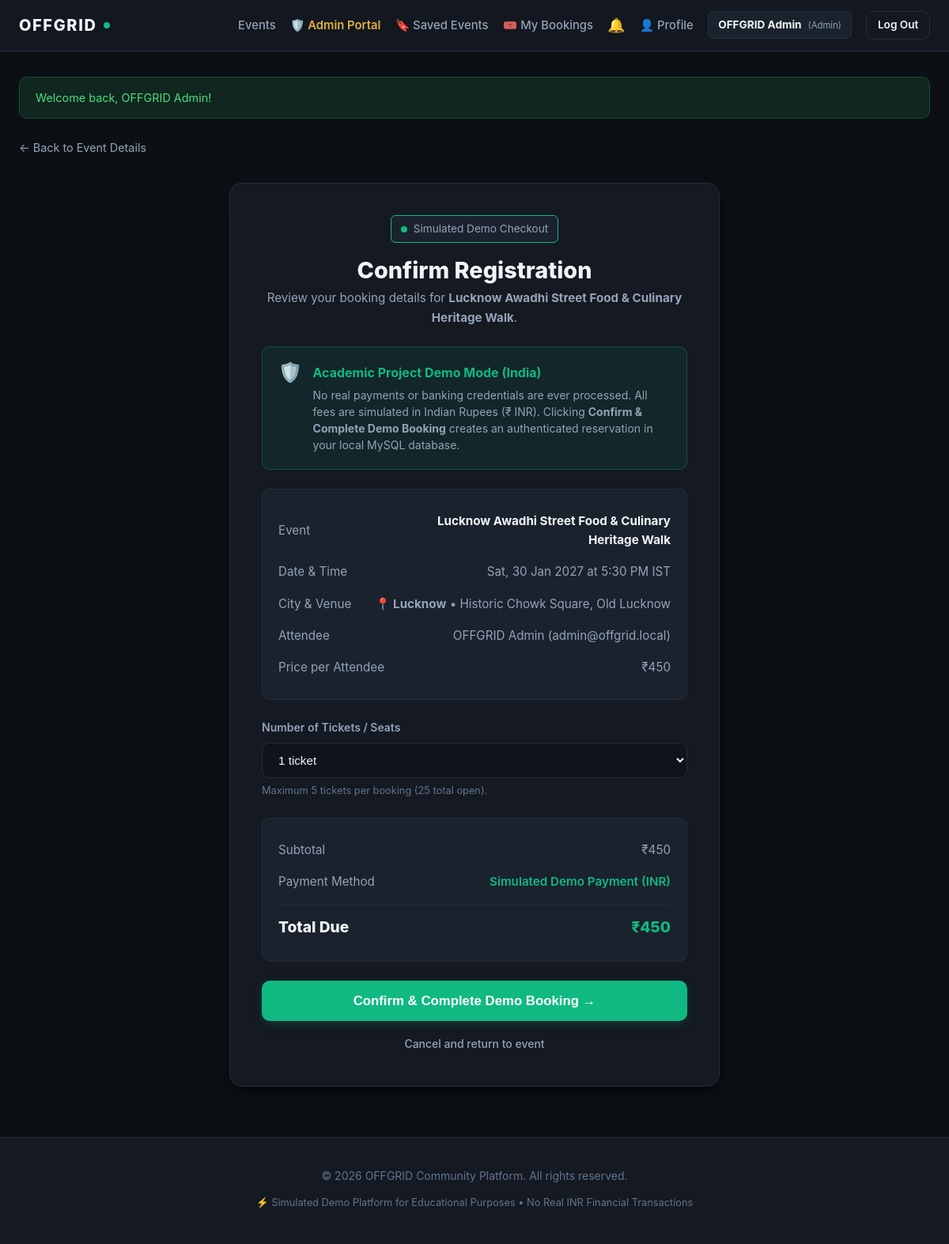
/booking.php?event_id=12 (signed in), run on the app's committed database.
### tables this page shows
CREATE TABLE `events` (
    `id` INT AUTO_INCREMENT PRIMARY KEY,
    `title` VARCHAR(200) NOT NULL,
    `category` VARCHAR(50) NOT NULL DEFAULT 'Outdoor & Adventure',
    `description` TEXT NOT NULL,
    `city` VARCHAR(100) NOT NULL DEFAULT 'All India',
    `location` VARCHAR(200) NOT NULL,
    `event_date` DATE NOT NULL,
    `event_time` TIME NOT NULL,
    `price` DECIMAL(10, 2) NOT NULL DEFAULT 0.00,
    `total_capacity` INT NOT NULL,
    `available_seats` INT NOT NULL,
    `image` VARCHAR(255) DEFAULT 'default-event.jpg',
    `status` ENUM('active', 'draft', 'completed', 'cancelled') NOT NULL DEFAULT 'active',
    `created_by` INT NULL,
    `created_at` TIMESTAMP DEFAULT CURRENT_TIMESTAMP,
    CONSTRAINT `fk_events_created_by`
        FOREIGN KEY (`created_by`) REFERENCES `users` (`id`)
        ON DELETE SET NULL
        ON UPDATE CASCADE,
    CONSTRAINT `chk_seats_non_negative`
        CHECK (`available_seats` >= 0)
);

### booking.php (the view, shortened to what this page needs)
<?php
require_once __DIR__ . '/config/db.php';
require_once __DIR__ . '/includes/functions.php';
$eventId = filter_input(INPUT_POST, 'event_id', FILTER_VALIDATE_INT)
        ?: filter_input(INPUT_GET, 'event_id', FILTER_VALIDATE_INT);
try {
    $stmt = $pdo->prepare('
        SELECT id, title, category, city, location, event_date, event_time, price, available_seats, total_capacity, status
        FROM events
        WHERE id = ?
        LIMIT 1
    ');
    $stmt->execute([$eventId]);
    $event = $stmt->fetch();
} catch (PDOException $e) {
    error_log('[OFFGRID CHECKOUT LOAD ERROR] ' . $e->getMessage());
    set_flash('error', 'Unable to load booking details.');
    redirect('index.php');
}
$maxSelectableTickets = min(5, (int)$event['available_seats']);
require_once __DIR__ . '/includes/header.php';
?>
<div class="breadcrumb-nav">
    <a href="event-details.php?id=<?= (int)$event['id'] ?>">&larr; Back to Event Details</a>
</div>
<div class="checkout-card">
    <div style="text-align: center; margin-bottom: 1.5rem;">
        <span class="user-badge" style="display: inline-flex; border-color: var(--brand-accent);">
            <span class="brand-dot"></span> Simulated Demo Checkout
        </span>
        <h1 style="font-size: 1.8rem; font-weight: 800; margin-top: 0.75rem;">Confirm Registration</h1>
        <p style="color: var(--text-secondary); font-size: 0.95rem;">
            Review your booking details for <strong><?= e($event['title']) ?></strong>.
        </p>
    </div>
    <div class="demo-payment-alert">
        <div class="alert-icon">🛡️</div>
        <div>
            <h4>Academic Project Demo Mode (India)</h4>
            <p>
                No real payments or banking credentials are ever processed. All fees are simulated in Indian Rupees (₹ INR).
                Clicking <strong>Confirm & Complete Demo Booking</strong> creates an authenticated reservation in your local MySQL database.
            </p>
        </div>
    </div>
    <form action="booking.php" method="POST" id="bookingForm">
        <div class="order-summary-box">
            <div class="order-summary-row">
                <span>Event</span>
                <strong style="color: var(--text-primary); text-align: right; max-width: 60%;"><?= e($event['title']) ?></strong>
            </div>
            <div class="order-summary-row">
                <span>Date & Time</span>
                <span><?= e(format_event_date($event['event_date'])) ?> at <?= e(format_event_time($event['event_time'])) ?></span>
            </div>
            <div class="order-summary-row">
                <span>City & Venue</span>
                <span><strong>📍 <?= e($event['city'] ?? 'India') ?></strong> &bull; <?= e($event['location']) ?></span>
            </div>
            <div class="order-summary-row">
                <span>Attendee</span>
                <span><?= e($currentUser['name']) ?> (<?= e($currentUser['email']) ?>)</span>
            </div>
            <div class="order-summary-row">
                <span>Price per Attendee</span>
                <span id="unitPriceDisplay"><?= e(format_price($event['price'])) ?></span>
            </div>
        </div>
        <div class="form-group">
            <label for="tickets_count" class="form-label">Number of Tickets / Seats</label>
            <select name="tickets_count" id="tickets_count" class="form-control" style="cursor: pointer;">
                <?php for ($i = 1; $i <= $maxSelectableTickets; $i++): ?>
                    <option value="<?= $i ?>"><?= $i ?> <?= $i === 1 ? 'ticket' : 'tickets' ?></option>
                <?php endfor; ?>
            </select>
            <small style="color: var(--text-muted); font-size: 0.8rem; display: block; margin-top: 0.35rem;">
                Maximum <?= $maxSelectableTickets ?> tickets per booking (<?= (int)$event['available_seats'] ?> total open).
            </small>
        </div>
        <div class="order-summary-box">
            <div class="order-summary-row">
                <span>Subtotal</span>
                <span id="subtotalDisplay"><?= e(format_price($event['price'])) ?></span>
            </div>
            <div class="order-summary-row">
                <span>Payment Method</span>
                <span style="color: var(--brand-accent); font-weight: 600;">Simulated Demo Payment (INR)</span>
            </div>
            <div class="order-summary-row total">
                <span>Total Due</span>
                <span id="totalDisplay" style="color: var(--brand-accent);"><?= e(format_price($event['price'])) ?></span>
            </div>
        </div>
        <button type="submit" class="btn btn-primary btn-block" style="padding: 0.9rem; font-size: 1.05rem;">
            Confirm & Complete Demo Booking &rarr;
        </button>
        <div style="text-align: center; margin-top: 1rem;">
            <a href="event-details.php?id=<?= (int)$event['id'] ?>" class="nav-link" style="font-size: 0.875rem;">
                Cancel and return to event
            </a>
        </div>
    </form>
</div>
<?php
require_once __DIR__ . '/includes/footer.php';
?>

### assets/css/style.css (style rules this page uses)
:root { --bg-main: #0c1015; --bg-surface: #141922; --bg-surface-elevated: #1a222d; --bg-input: #0f141c; --border-subtle: #242e3b; --border-focus: #10b981; --text-primary: #f1f5f9; --text-secondary: #94a3b8; --text-muted: #64748b; --brand-accent: #10b981; --brand-accent-hover: #059669; --brand-accent-glow: rgba(16, 185, 129, 0.2); --danger-color: #ef4444; --danger-bg: #2a1518; --danger-border: #521c21; --success-color: #10b981; --success-bg: #10261e; --success-border: #1c4b38; --info-color: #38bdf8; --info-bg: #0e2439; --info-border: #174261; --radius-sm: 6px; --radius-md: 10px; --radius-lg: 16px; --shadow-soft: 0 10px 25px -5px rgba(0, 0, 0, 0.5), 0 8px 10px -6px rgba(0, 0, 0, 0.5); --transition-fast: 0.2s ease-in-out; }
*, *::before, *::after { box-sizing: border-box; margin: 0; padding: 0; }
html, body { overflow-x: hidden; width: 100%; max-width: 100%; }
body { font-family: -apple-system, BlinkMacSystemFont, "Segoe UI", Roboto, "Helvetica Neue", Arial, sans-serif; background-color: var(--bg-main); color: var(--text-primary); line-height: 1.6; min-height: 100vh; display: flex; flex-direction: column; }
.brand-dot { width: 8px; height: 8px; background-color: var(--brand-accent); border-radius: 50%; display: inline-block; }
.nav-link { color: var(--text-secondary); text-decoration: none; font-size: 0.925rem; font-weight: 500; transition: color var(--transition-fast); display: inline-flex; align-items: center; gap: 0.35rem; }
.user-badge { background: var(--bg-surface-elevated); border: 1px solid var(--border-subtle); padding: 0.35rem 0.75rem; border-radius: var(--radius-sm); font-size: 0.85rem; color: var(--text-secondary); display: flex; align-items: center; gap: 0.5rem; transition: border-color var(--transition-fast); }
.form-group { margin-bottom: 1.25rem; }
.form-label { display: block; font-size: 0.875rem; font-weight: 600; color: var(--text-secondary); margin-bottom: 0.45rem; }
.form-control { width: 100%; background-color: var(--bg-input); border: 1px solid var(--border-subtle); border-radius: var(--radius-md); padding: 0.75rem 1rem; font-size: 0.95rem; color: var(--text-primary); outline: none; transition: border-color var(--transition-fast), box-shadow var(--transition-fast); }
.form-control::placeholder { color: var(--text-muted); }
.btn { display: inline-flex; align-items: center; justify-content: center; padding: 0.75rem 1.25rem; font-size: 0.95rem; font-weight: 600; border-radius: var(--radius-md); text-decoration: none; cursor: pointer; border: 1px solid transparent; transition: background-color var(--transition-fast), transform var(--transition-fast), border-color var(--transition-fast); }
.btn-primary { background-color: var(--brand-accent); color: #ffffff; box-shadow: 0 4px 12px var(--brand-accent-glow); }
.btn-block { width: 100%; }
.breadcrumb-nav { margin-bottom: 1.5rem; }
.breadcrumb-nav a { color: var(--text-secondary); text-decoration: none; font-size: 0.9rem; display: inline-flex; align-items: center; gap: 0.4rem; transition: color var(--transition-fast); }
.checkout-card { max-width: 620px; margin: 2rem auto; background: var(--bg-surface); border: 1px solid var(--border-subtle); border-radius: var(--radius-lg); padding: 2.5rem; box-shadow: var(--shadow-soft); }
.demo-payment-alert { background: rgba(16, 185, 129, 0.08); border: 1px solid rgba(16, 185, 129, 0.3); border-radius: var(--radius-md); padding: 1.25rem; margin: 1.5rem 0; display: flex; gap: 0.85rem; }
.demo-payment-alert .alert-icon { font-size: 1.5rem; line-height: 1; }
.demo-payment-alert h4 { color: var(--brand-accent); font-size: 1rem; margin-bottom: 0.25rem; }
.demo-payment-alert p { font-size: 0.875rem; color: var(--text-secondary); line-height: 1.5; }
.order-summary-box { background: var(--bg-surface-elevated); border: 1px solid var(--border-subtle); border-radius: var(--radius-md); padding: 1.25rem; margin: 1.5rem 0; }
.order-summary-row { display: flex; justify-content: space-between; align-items: center; padding: 0.5rem 0; font-size: 0.95rem; color: var(--text-secondary); }
.order-summary-row.total { border-top: 1px solid var(--border-subtle); margin-top: 0.5rem; padding-top: 0.75rem; font-size: 1.2rem; font-weight: 800; color: var(--text-primary); }

### data on the page
events: title "Lucknow Awadhi Street Food & Culinary Heritage Walk", event_date "Sat, 30 Jan 2027", event_time "5:30 PM IST", city "Lucknow", location "Historic Chowk Square, Old Lucknow", price "₹450", available_seats "5", available_seats "25"

### other printed values
$currentUser['name'] "OFFGRID Admin"
$currentUser['role'] "Admin"
$message "Welcome back, OFFGRID Admin!"
$currentUser['email'] "admin@offgrid.local"
form field tickets_count "1 ticket"
